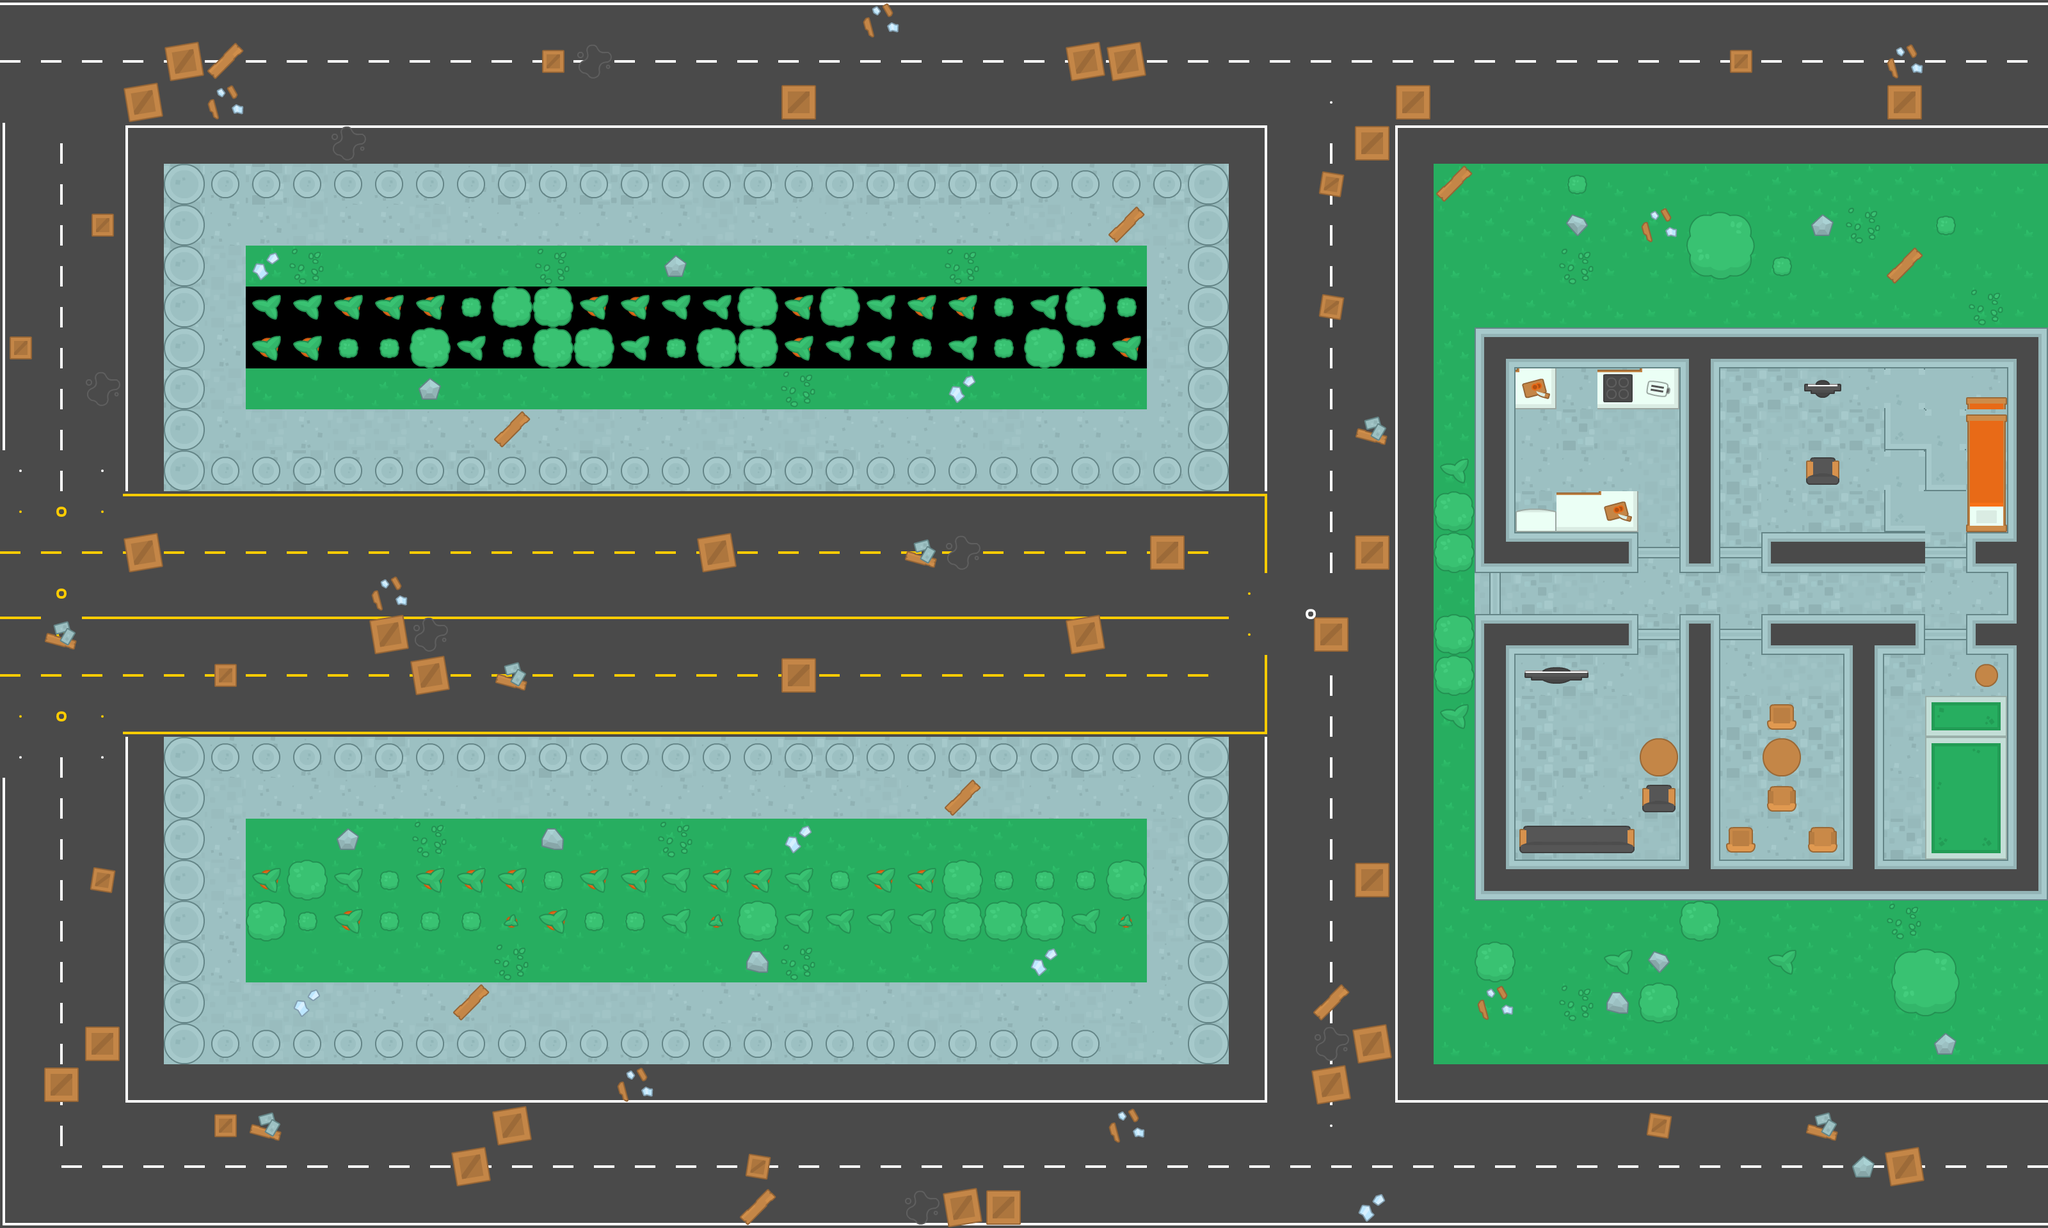

This game map was drawn from its Tiled (.tmx) file and the tilesets committed beside it. A one-line description and the trimmed map source follow:
An orthogonal 50x30 tile map with 64x64 px tiles, 4 tile layers (ground, walls, items, decorations) and 174 objects (96x wall, 69x zombie, 3x health, 2x shotgun, 2x machinegun, ...).

<map version="1.0" orientation="orthogonal" renderorder="right-down" width="50" height="30" tilewidth="64" tileheight="64" nextobjectid="306">
 <tileset firstgid="1" name="spritesheet_tiles" tilewidth="64" tileheight="64" spacing="10" tilecount="540" columns="27">
  <image source="spritesheet_tiles.png" width="1988" height="1470" />
 </tileset>
 <layer name="ground" width="50" height="30">
  <data>[1500 cells, 1456 non-empty, 36 distinct tile ids]</data>
 </layer>
 <layer name="walls" width="50" height="30">
  <data>[1500 cells, 83 non-empty, 10 distinct tile ids]</data>
 </layer>
 <layer name="items" width="50" height="30">
  <data>[1500 cells, 327 non-empty, 48 distinct tile ids]</data>
 </layer>
 <layer name="decorations" width="50" height="30">
  <data>[1500 cells, 58 non-empty, 11 distinct tile ids]</data>
 </layer>
 <objectgroup name="Obstacles">
  <object id="1" name="player" x="1520" y="1328" width="32" height="32" />
  <object id="113" name="wall" x="2496" y="576" width="128" height="64" />
  <object id="115" name="wall" x="2368" y="800" width="64" height="32" />
  <object id="116" name="wall" x="2384" y="1040" width="96" height="32" />
  <object id="117" name="wall" x="2384" y="1296" width="160" height="48" />
  <object id="118" name="wall" x="2768" y="1168" width="32" height="32" />
  <object id="119" name="wall" x="2768" y="1232" width="32" height="32" />
  <object id="122" name="wall" x="2816" y="592" width="48" height="32" />
  <object id="123" name="wall" x="3072" y="624" width="64" height="208" />
  <object id="125" name="wall" x="2832" y="720" width="32" height="32" />
  <object id="127" name="wall" x="2768" y="1104" width="32" height="32" />
  <object id="128" name="health" x="2256" y="1168" width="32" height="32" />
  <object id="131" name="wall" x="-32" y="-32" width="48" height="1968" />
  <object id="132" name="wall" x="3184" y="-16" width="64" height="1952" />
  <object id="133" name="wall" x="-16" y="-16" width="3280" height="32" />
  <object id="135" name="wall" x="-16" y="1904" width="3296" height="32" />
  <object id="136" name="wall" x="192" y="128" width="48" height="48" />
  <object id="138" name="wall" x="272" y="64" width="48" height="48" />
  <object id="139" name="wall" x="1216" y="144" width="48" height="48" />
  <object id="140" name="wall" x="1680" y="80" width="48" height="48" />
  <object id="141" name="wall" x="1728" y="80" width="48" height="48" />
  <object id="142" name="wall" x="192" y="848" width="48" height="48" />
  <object id="143" name="wall" x="64" y="1680" width="48" height="48" />
  <object id="144" name="wall" x="144" y="1600" width="48" height="48" />
  <object id="145" name="wall" x="720" y="1808" width="48" height="48" />
  <object id="146" name="wall" x="768" y="1744" width="48" height="48" />
  <object id="147" name="wall" x="1472" y="1856" width="48" height="48" />
  <object id="148" name="wall" x="1536" y="1856" width="48" height="48" />
  <object id="149" name="wall" x="2944" y="1808" width="48" height="48" />
  <object id="150" name="wall" x="2064" y="1680" width="48" height="48" />
  <object id="151" name="wall" x="2128" y="1600" width="48" height="48" />
  <object id="152" name="wall" x="2112" y="1344" width="48" height="48" />
  <object id="153" name="wall" x="2048" y="960" width="48" height="48" />
  <object id="154" name="wall" x="2128" y="832" width="48" height="48" />
  <object id="155" name="wall" x="1808" y="848" width="48" height="48" />
  <object id="156" name="wall" x="1680" y="976" width="48" height="48" />
  <object id="157" name="wall" x="1216" y="1040" width="48" height="48" />
  <object id="158" name="wall" x="1104" y="848" width="48" height="48" />
  <object id="159" name="wall" x="640" y="1040" width="48" height="48" />
  <object id="160" name="wall" x="576" y="960" width="48" height="48" />
  <object id="161" name="wall" x="2112" y="192" width="48" height="48" />
  <object id="162" name="wall" x="2192" y="144" width="48" height="48" />
  <object id="163" name="wall" x="2944" y="128" width="48" height="48" />
  <object id="164" name="wall" x="2576" y="1744" width="32" height="32" />
  <object id="165" name="wall" x="2064" y="464" width="32" height="32" />
  <object id="166" name="wall" x="2064" y="272" width="32" height="32" />
  <object id="167" name="wall" x="848" y="80" width="32" height="32" />
  <object id="168" name="wall" x="144" y="336" width="32" height="32" />
  <object id="169" name="wall" x="16" y="528" width="32" height="32" />
  <object id="170" name="wall" x="144" y="1360" width="32" height="32" />
  <object id="171" name="wall" x="336" y="1040" width="32" height="32" />
  <object id="172" name="wall" x="336" y="1744" width="32" height="32" />
  <object id="173" name="wall" x="2704" y="80" width="32" height="32" />
  <object id="174" name="wall" x="256" y="1152" width="1664" height="64" />
  <object id="176" name="wall" x="256" y="1600" width="1472" height="64" />
  <object id="177" name="wall" x="256" y="1152" width="64" height="512" />
  <object id="178" name="wall" x="1856" y="1152" width="64" height="528" />
  <object id="179" name="wall" x="1856" y="256" width="64" height="512" />
  <object id="180" name="wall" x="256" y="256" width="64" height="512" />
  <object id="181" name="wall" x="256" y="256" width="1664" height="64" />
  <object id="182" name="wall" x="256" y="704" width="1664" height="64" />
  <object id="183" name="wall" x="2304" y="512" width="880" height="64" />
  <object id="185" name="wall" x="2304" y="1344" width="880" height="64" />
  <object id="186" name="wall" x="2304" y="512" width="48" height="384" />
  <object id="187" name="wall" x="2304" y="960" width="48" height="448" />
  <object id="188" name="wall" x="2624" y="960" width="48" height="400" />
  <object id="189" name="wall" x="2880" y="976" width="48" height="384" />
  <object id="190" name="wall" x="2624" y="512" width="48" height="384" />
  <object id="191" name="wall" x="3152" y="528" width="48" height="880" />
  <object id="192" name="wall" x="2336" y="848" width="208" height="48" />
  <object id="193" name="wall" x="2352" y="960" width="192" height="64" />
  <object id="194" name="wall" x="2752" y="960" width="240" height="48" />
  <object id="195" name="wall" x="2752" y="832" width="256" height="64" />
  <object id="196" name="wall" x="3072" y="848" width="80" height="48" />
  <object id="197" name="wall" x="3072" y="960" width="80" height="64" />
  <object id="198" name="wall" x="2352" y="576" width="80" height="64" />
  <object id="199" name="wall" x="2432" y="768" width="128" height="64" />
  <object id="200" name="wall" x="2560" y="1152" width="64" height="112" />
  <object id="201" name="wall" x="2832" y="1296" width="32" height="32" />
  <object id="202" name="wall" x="2704" y="1296" width="32" height="32" />
  <object id="203" name="wall" x="3088" y="1040" width="32" height="32" />
  <object id="204" name="wall" x="3008" y="1088" width="128" height="256" />
  <object id="205" name="shotgun" x="1296" y="1504" width="32" height="32" />
  <object id="207" name="wall" x="2656" y="336" width="64" height="80" />
  <object id="209" name="wall" x="2240" y="768" width="64" height="128" />
  <object id="210" name="wall" x="2240" y="960" width="80" height="128" />
  <object id="211" name="wall" x="2256" y="720" width="48" height="48" />
  <object id="212" name="wall" x="2256" y="1088" width="48" height="48" />
  <object id="213" name="wall" x="2624" y="1408" width="48" height="48" />
  <object id="214" name="wall" x="2560" y="1552" width="48" height="48" />
  <object id="215" name="wall" x="2304" y="1472" width="48" height="48" />
  <object id="216" name="wall" x="2976" y="1488" width="80" height="80" />
  <object id="217" name="wall" x="2768" y="1488" width="32" height="32" />
  <object id="218" name="wall" x="2512" y="1488" width="32" height="32" />
  </objectgroup>
</map>
<!-- 80 of 174 objects omitted -->
